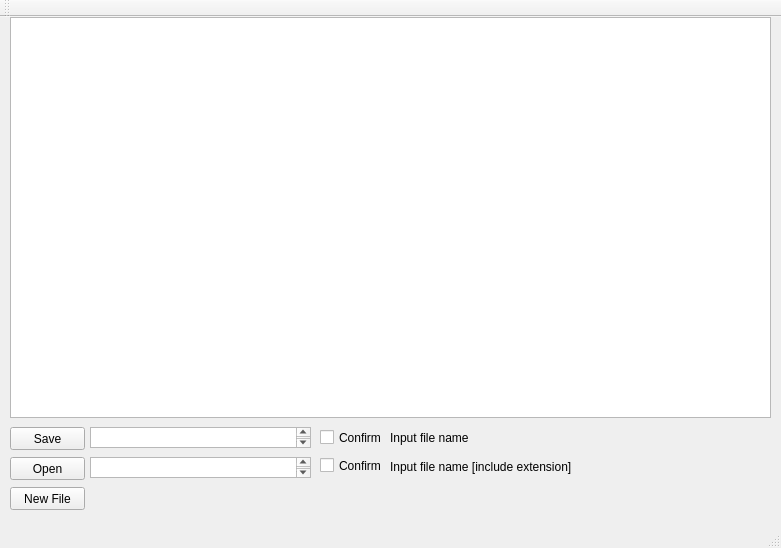
<?xml version="1.0" encoding="UTF-8"?>
<ui version="4.0">
 <class>MainWindow</class>
 <widget class="QMainWindow" name="MainWindow">
  <property name="geometry">
   <rect>
    <x>0</x>
    <y>0</y>
    <width>781</width>
    <height>548</height>
   </rect>
  </property>
  <property name="windowTitle">
   <string>TextEdit</string>
  </property>
  <widget class="QWidget" name="centralWidget">
   <widget class="QTextEdit" name="textEdit">
    <property name="geometry">
     <rect>
      <x>10</x>
      <y>0</y>
      <width>761</width>
      <height>401</height>
     </rect>
    </property>
   </widget>
   <widget class="QPushButton" name="pushButton">
    <property name="geometry">
     <rect>
      <x>10</x>
      <y>410</y>
      <width>75</width>
      <height>23</height>
     </rect>
    </property>
    <property name="text">
     <string>Save</string>
    </property>
   </widget>
   <widget class="QTextEdit" name="textEdit_filename">
    <property name="geometry">
     <rect>
      <x>90</x>
      <y>410</y>
      <width>221</width>
      <height>21</height>
     </rect>
    </property>
   </widget>
   <widget class="QCheckBox" name="checkBox">
    <property name="geometry">
     <rect>
      <x>320</x>
      <y>410</y>
      <width>81</width>
      <height>21</height>
     </rect>
    </property>
    <property name="text">
     <string>Confirm</string>
    </property>
   </widget>
   <widget class="QLabel" name="label">
    <property name="geometry">
     <rect>
      <x>390</x>
      <y>410</y>
      <width>381</width>
      <height>21</height>
     </rect>
    </property>
    <property name="text">
     <string>Input file name</string>
    </property>
   </widget>
   <widget class="QPushButton" name="pushButton_open">
    <property name="geometry">
     <rect>
      <x>10</x>
      <y>440</y>
      <width>75</width>
      <height>23</height>
     </rect>
    </property>
    <property name="text">
     <string>Open</string>
    </property>
   </widget>
   <widget class="QTextEdit" name="textEdit_openFile">
    <property name="geometry">
     <rect>
      <x>90</x>
      <y>440</y>
      <width>221</width>
      <height>21</height>
     </rect>
    </property>
   </widget>
   <widget class="QCheckBox" name="checkBox_open">
    <property name="geometry">
     <rect>
      <x>320</x>
      <y>440</y>
      <width>61</width>
      <height>17</height>
     </rect>
    </property>
    <property name="text">
     <string>Confirm</string>
    </property>
   </widget>
   <widget class="QLabel" name="label_open">
    <property name="geometry">
     <rect>
      <x>390</x>
      <y>440</y>
      <width>381</width>
      <height>20</height>
     </rect>
    </property>
    <property name="text">
     <string>Input file name [include extension]</string>
    </property>
   </widget>
   <widget class="QPushButton" name="pushButton_2">
    <property name="geometry">
     <rect>
      <x>10</x>
      <y>470</y>
      <width>75</width>
      <height>23</height>
     </rect>
    </property>
    <property name="text">
     <string>New File</string>
    </property>
   </widget>
  </widget>
  <widget class="QMenuBar" name="menuBar">
   <property name="geometry">
    <rect>
     <x>0</x>
     <y>0</y>
     <width>781</width>
     <height>21</height>
    </rect>
   </property>
  </widget>
  <widget class="QToolBar" name="mainToolBar">
   <attribute name="toolBarArea">
    <enum>TopToolBarArea</enum>
   </attribute>
   <attribute name="toolBarBreak">
    <bool>false</bool>
   </attribute>
  </widget>
  <widget class="QStatusBar" name="statusBar"/>
 </widget>
 <layoutdefault spacing="6" margin="11"/>
 <resources/>
 <connections/>
</ui>
